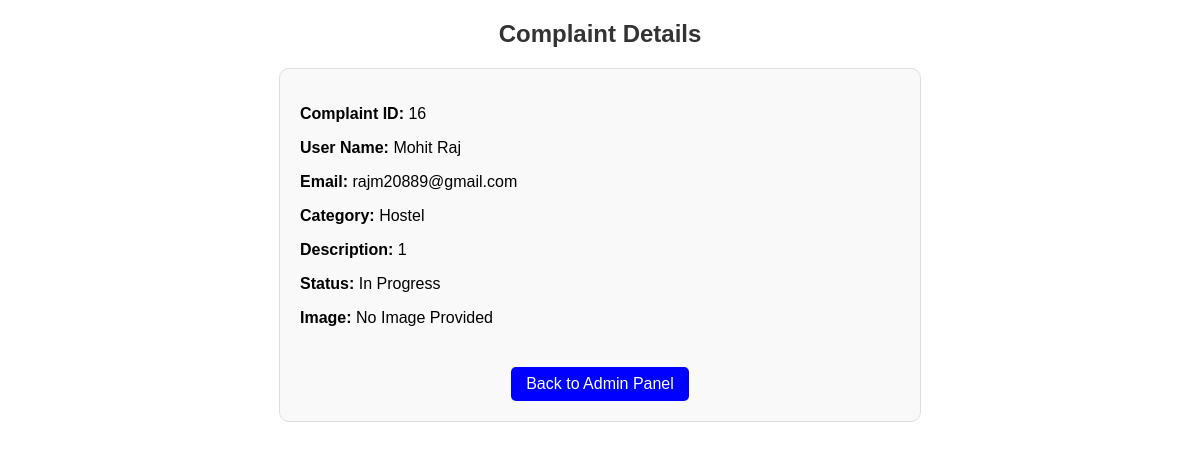
/complaint_details.php?id=16 (signed in), run on the app's committed database.
### tables this page shows
CREATE TABLE `complaints` (
  `id` int(11) NOT NULL,
  `user_id` int(11) DEFAULT NULL,
  `category` varchar(50) NOT NULL,
  `description` text NOT NULL,
  `image_path` varchar(255) DEFAULT NULL,
  `status` enum('Pending','In Progress','Resolved') DEFAULT 'Pending',
  `created_at` timestamp NOT NULL DEFAULT current_timestamp()
);

CREATE TABLE `users` (
  `id` int(11) NOT NULL,
  `name` varchar(100) NOT NULL,
  `email` varchar(100) NOT NULL,
  `password` varchar(255) NOT NULL,
  `role` enum('student','admin') DEFAULT 'student'
);

### complaint_details.php (the view, shortened to what this page needs)
<?php
include 'db.php';
$complaint_id = $_GET['id'];
$query = "SELECT complaints.*, users.name AS username, users.email
          FROM complaints
          JOIN users ON complaints.user_id = users.id
          WHERE complaints.id = ?";
$stmt = $conn->prepare($query);
$stmt->bind_param("i", $complaint_id);
$stmt->execute();
$result = $stmt->get_result();
$complaint = $result->fetch_assoc();
?>
<!DOCTYPE html>
<html lang="en">
<head>
</head>
<body>
    <h2>Complaint Details</h2>
    <div class="container">
        <div class="complaint-info">
            <p><strong>Complaint ID:</strong> <?php echo $complaint['id']; ?></p>
            <p><strong>User Name:</strong> <?php echo $complaint['username']; ?></p>
            <p><strong>Email:</strong> <?php echo $complaint['email']; ?></p>
            <p><strong>Category:</strong> <?php echo $complaint['category']; ?></p>
            <p><strong>Description:</strong> <?php echo $complaint['description']; ?></p>
            <p><strong>Status:</strong> <?php echo $complaint['status']; ?></p>
            <?php if (!empty($complaint['image_path'])) { ?>
                <p><strong>Image:</strong></p>
                <img src="<?php echo $complaint['image_path']; ?>" alt="Complaint Image">
            <?php } else { echo "<p><strong>Image:</strong> No Image Provided</p>"; } ?>
        </div>
        <a href="admin.php" class="back-btn">Back to Admin Panel</a>
    </div>
</body>
</html>

### complaint_details.php (style rules this page uses)
body { font-family: Arial, sans-serif; margin: 20px; padding: 0; text-align: center; }
h2 { color: #333; }
.container { max-width: 600px; margin: auto; border: 1px solid #ddd; padding: 20px; border-radius: 10px; background: #f9f9f9; }
.complaint-info { text-align: left; margin-bottom: 20px; }
.back-btn { display: inline-block; padding: 8px 15px; background: blue; color: white; text-decoration: none; border-radius: 5px; margin-top: 20px; }

### data on the page
complaints: id "16", user.name "Mohit Raj", user.email "rajm20889@gmail.com", category "Hostel", description "1", status "In Progress"
